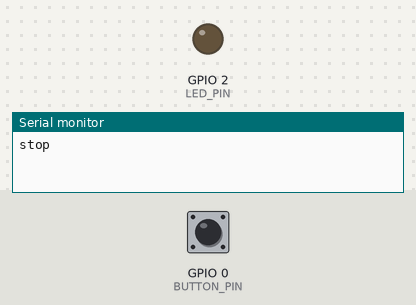
This sketch was run on a simulated ESP32. Shown: output pins drawn as LEDs (lit = HIGH), the last lines printed to the serial monitor. The inputs (shaded band) are chosen by the test bench; at power-on: GPIO 0 (BUTTON_PIN) HIGH.

Above: at 1.2 s.
1.3 s: GPIO 0 (BUTTON_PIN) pulled LOW for 0.15 s
At 1.9 s:
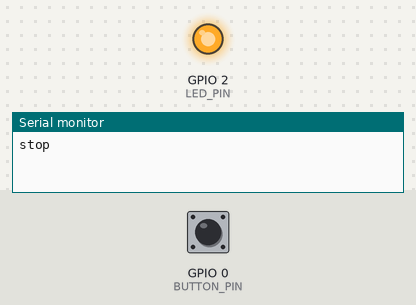
2.9 s: GPIO 0 (BUTTON_PIN) pulled LOW for 1 s
At 4.3 s:
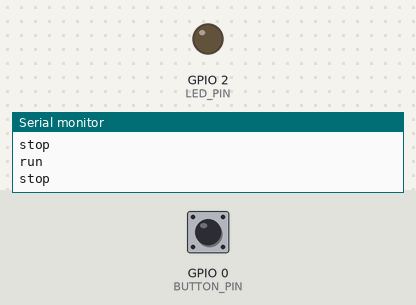
5.4 s: GPIO 0 (BUTTON_PIN) pulled LOW for 3.2 s
At 6.2 s:
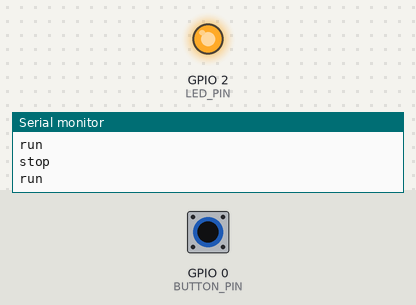
Timing chart, 0 to 8.4 s (numbered marks = the images above; inputs shaded):
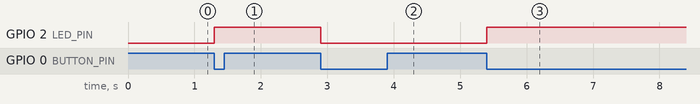

Measured:
- after the input at 1.3 s, GPIO 2 (LED_PIN): LOW → HIGH at once
- after the input at 2.9 s, GPIO 2 (LED_PIN): HIGH → LOW at once
- after the input at 5.4 s, GPIO 2 (LED_PIN): LOW → HIGH at once

The sketch:

interrupt.ino
```cpp
/*
 * Proof of concept: non-blocking start/stop via een hardware interrupt (ESP32)
 * Knop: BOOT-knop van het DevKit bord = GPIO0 naar GND (of een externe
 * drukknop tussen een vrije GPIO en GND). Interne pull-up.
 * De led op GPIO2 wisselt meteen bij een druk, ook al blokkeert de loop
 * expres 2 s met delay().
 */
#define BUTTON_PIN 0
#define LED_PIN 2

volatile bool run = false;
volatile bool changed = false;
volatile uint32_t lastPress = 0;

void IRAM_ATTR onButton()
{
  uint32_t now = millis();
  if (now - lastPress < 250) return; // software debounce
  lastPress = now;
  run = !run;
  changed = true;
  digitalWrite(LED_PIN, run);
}

void setup()
{
  Serial.begin(115200);
  pinMode(LED_PIN, OUTPUT);
  pinMode(BUTTON_PIN, INPUT_PULLUP);
  attachInterrupt(digitalPinToInterrupt(BUTTON_PIN), onButton, FALLING);
}

void loop()
{
  Serial.println(run ? "run" : "stop");
  delay(2000); // "trage" taak: de knop werkt toch meteen dankzij de interrupt
}
```
